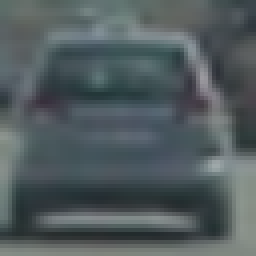
#> input picture vehicles/vehicles/GTI_Far/image0004.png, 64 x 64 px (shown 4 times larger); its folder holds only this picture in this run
$ jupyter execute --allow-errors T1-P5-DJ.ipynb   (shell and % lines are left out)   (older library calls are emulated)
#> lines starting #> are read from the running program, lines starting #| are printed output that depends on the picture; after the words box and inside, x2 and y2 are one past the last pixel; in counts of white or black regions, pixels touching at a corner belong together
[cell 1]
import cv2
import numpy as np
import pandas as pd
import matplotlib.pyplot as plt
import matplotlib.image as mpimg
import glob
import pickle as pickle
import time

### Generate list of images and stats

[cell 2]
# list of images
car_images = glob.glob('vehicles/vehicles/*/*.png')
noncar_images = glob.glob('non-vehicles/non-vehicles/*/*.png')

print('Number of vehicle images found:', len(car_images))
print('Number of non-vehicle images found:', len(noncar_images))
print('Total Dataset:',len(car_images)+len(noncar_images))

## THREE MAIN FUNCTION DEFINITIONS FOR VARIOUS FEATURE EXTRACT METHODS

### Function 1: Spatial Binning for down sampling the image to 32x32 default

[cell 3]
# function to compute binned color features
def bin_spatial(img, size=(32, 32)):
    features = cv2.resize(img, size).ravel()
    return features

### Function 2: Histogram generator on each of the color channels

[cell 4]
# function to compute color histogram features
def color_hist(img, nbins=32): # bins_range=(0, 256)):  CHANGED FOR THE LECTURE NOTES
    # Compute the histogram of the color channels separately
    channel1_hist = np.histogram(img[:,:,0], bins=nbins) # range=bins_range)
    channel2_hist = np.histogram(img[:,:,1], bins=nbins) # range=bins_range)
    channel3_hist = np.histogram(img[:,:,2], bins=nbins) # range=bins_range)
    # Concatenate the histograms into a single feature vector
    hist_features = np.concatenate((channel1_hist[0], channel2_hist[0], channel3_hist[0]))
    # Return the individual histograms, bin_centers and feature vector
    return hist_features

### Function 3: Hog Feature Extraction Function

[cell 5]
from skimage.feature import hog
# function to extract hog features
def get_hog_features(img, orient, pix_per_cell, cell_per_block,
                        vis=False, feature_vec=False):
    # Call with two outputs if vis==True
    if vis == True:
        features, hog_image = hog(img, orientations=orient,
                                  pixels_per_cell=(pix_per_cell, pix_per_cell),
                                  cells_per_block=(cell_per_block, cell_per_block),
                                  transform_sqrt=False,
                                  visualise=vis, feature_vector=feature_vec)
        return features, hog_image
    # Otherwise call with one output
    else:
        features = hog(img, orientations=orient,
                       pixels_per_cell=(pix_per_cell, pix_per_cell),
                       cells_per_block=(cell_per_block, cell_per_block),
                       transform_sqrt=False,
                       visualise=vis, feature_vector=feature_vec)
        return features

### Feature vector extraction for the list of images based on the three functions listed above

[cell 6]
# function to extract features from a list of images
# this function calls bin_spatial(), color_hist() and get_hog_features()
def extract_features(imgs, color_space='RGB', spatial_size=(32, 32),
                        hist_bins=32, orient=9,
                        pix_per_cell=8, cell_per_block=2, hog_channel=0,
                        spatial_feat=True, hist_feat=True, hog_feat=True):
    # Create a list to append feature vectors to
#> called with color_space = 'YCrCb', spatial_size = (32, 32), hist_bins = 32, orient = 9, pix_per_cell = 8, cell_per_block = 2, hog_channel = 'ALL', spatial_feat = True
    features = []
    # Iterate through the list of images
    for file in imgs:
        file_features = []
        # Read in each one by one
        image = mpimg.imread(file)
#> image is the input picture: shape (64, 64, 3) float32; mean R, G, B 0.319, 0.359, 0.37
        # apply color conversion if other than 'RGB'
        if color_space != 'RGB':
            if color_space == 'HSV':
                feature_image = cv2.cvtColor(image, cv2.COLOR_RGB2HSV)
            elif color_space == 'LUV':
                feature_image = cv2.cvtColor(image, cv2.COLOR_RGB2LUV)
            elif color_space == 'HLS':
                feature_image = cv2.cvtColor(image, cv2.COLOR_RGB2HLS)
            elif color_space == 'YUV':
                feature_image = cv2.cvtColor(image, cv2.COLOR_RGB2YUV)
            elif color_space == 'YCrCb':
                feature_image = cv2.cvtColor(image, cv2.COLOR_RGB2YCrCb)
#> feature_image: shape (64, 64, 3) float32; mean of channels 0, 1, 2 0.348, 0.479, 0.512
        else: feature_image = np.copy(image)

        if spatial_feat == True:
            spatial_features = bin_spatial(feature_image, size=spatial_size)
#> in bin_spatial, `features = cv2.resize(img, size).ravel()`: features = 3072 values, max 0.617 at index 2001, min 0.169 at index 2466, mean 0.446
#> spatial_features has the same summary as features in bin_spatial
            file_features.append(spatial_features)
        if hist_feat == True:
            # Apply color_hist()
            hist_features = color_hist(feature_image, nbins=hist_bins)
#> in color_hist, `hist_features = np.concatenate((channel1_hist[0], channel2_hist[0], ch..`: hist_features = 96 values, max 461 at index 84, min 2 at index 30, mean 128
            file_features.append(hist_features)
        if hog_feat == True:
        # Call get_hog_features() with vis=False, feature_vec=True
            if hog_channel == 'ALL':
                hog_features = []
                for channel in range(feature_image.shape[2]):
                    hog_features.append(get_hog_features(feature_image[:,:,channel],
                                        orient, pix_per_cell, cell_per_block,
                                        vis=False, feature_vec=True))
#> after the loop, hog_features = 3 items
                hog_features = np.ravel(hog_features)
#> hog_features = 5292 values, max 0.517 at index 1066, min 0 at index 53, mean 0.125
            else:
                hog_features = get_hog_features(feature_image[:,:,hog_channel], orient,
                            pix_per_cell, cell_per_block, vis=False, feature_vec=True)
            # Append the new feature vector to the features list
            file_features.append(hog_features)
        features.append(np.concatenate(file_features))
    # Return list of feature vectors
    # Order of features for an image is: spatial.histogram.hog
    return features

### Plot an example of a vehicle and non-vehicle and view it's HOG features

[cell 7]
plt.figure(figsize=(8, 8))

car_ind = np.random.randint(0,len(car_images))
#> (the rest of this cell did not finish here and is left out)

#> (a cell that did not finish here is left out)

### Colorspace Transform Function

[cell 9]
# just for a single image rather than list of images
# [16 lines left out: function colorspace, not called in this run]

[cell 10]
# Play with color space to allow for different detection sets for HOG to work on, choose the one best for the function of detecting cars
# I got YCrCb to give the best response.

colsp = 'YCrCb'  # Choose from RGB, HSV, LUV, HLS, YUV, YCrCb

### Plot HOG Image for Car and Not-Car

#> (the rest of this cell did not finish here and is left out)

## TRAINING CLASSIFIER

### HYPER-PARAMETERS FOR FEATURE EXTRACTION

[cell 11]
ystart = 400
ystop = 656
scales =  (1.1, 1.5, 1.8, 2.0, 2.5)
orient = 9   #9
pix_per_cell = 8
cell_per_block = 2
spatial_size = (32, 32)  # Keep this value, do not change
hist_bins = 32   # Keep this value, do not change
color_space = 'YCrCb'   # Choose from RGB, HSV, LUV, HLS, YUV, YCrCb

[cell 12]
t1=time.time()

# extract car and non-car features
car_features = extract_features(car_images, 'YCrCb', orient=orient, hog_channel = 'ALL')
#> car_features = 2 items

#car_features = extract_features(car_images, color_space, spatial_size=spatial_size, hist_bins=32, orient, pix_per_cell=8,
                                #cell_per_block=2, hog_channel = 'ALL')
t2 = time.time()
extract_time = round(t2-t1, 4)
print(extract_time, 'Seconds to extract car features...')

t3=time.time()
noncar_features = extract_features(noncar_images, 'YCrCb', orient=orient, hog_channel = 'ALL')


t4 = time.time()
extract_time = round(t4-t3, 4)
print(extract_time, 'Seconds to extract non-car features...')

# Create an array stack of feature vectors
#> (the rest of this cell did not finish here and is left out)

### Normalize the feature vectors

[cell 13]
from sklearn.preprocessing import StandardScaler
# Fit a per-column scaler
#> (the rest of this cell did not finish here and is left out)

[cell 14]
# Split up data into randomized training and testing set
from sklearn.model_selection import train_test_split
rand_state = np.random.randint(0, 100)
#> (the rest of this cell did not finish here and is left out)

[cell 15]
from sklearn.svm import LinearSVC
svc = LinearSVC()

t=time.time()
#> (the rest of this cell did not finish here and is left out)

## FINDING CARS BY SLIDING WINDOWS

### Define some useful functions as described in the lecture notes

[cell 16]
# Define a function that takes an image,
# start and stop positions in both x and y,
# window size (x and y dimensions),
# and overlap fraction (for both x and y)
# [132 lines left out: functions slide_window, draw_boxes, single_img_features, search_windows, not called in this run]

[cell 17]
# function that can extract features using hog sub-sampling and make predictions
# [68 lines left out: function find_cars, not called in this run]

[cell 18]
img = plt.imread('test_images/test1.jpg')
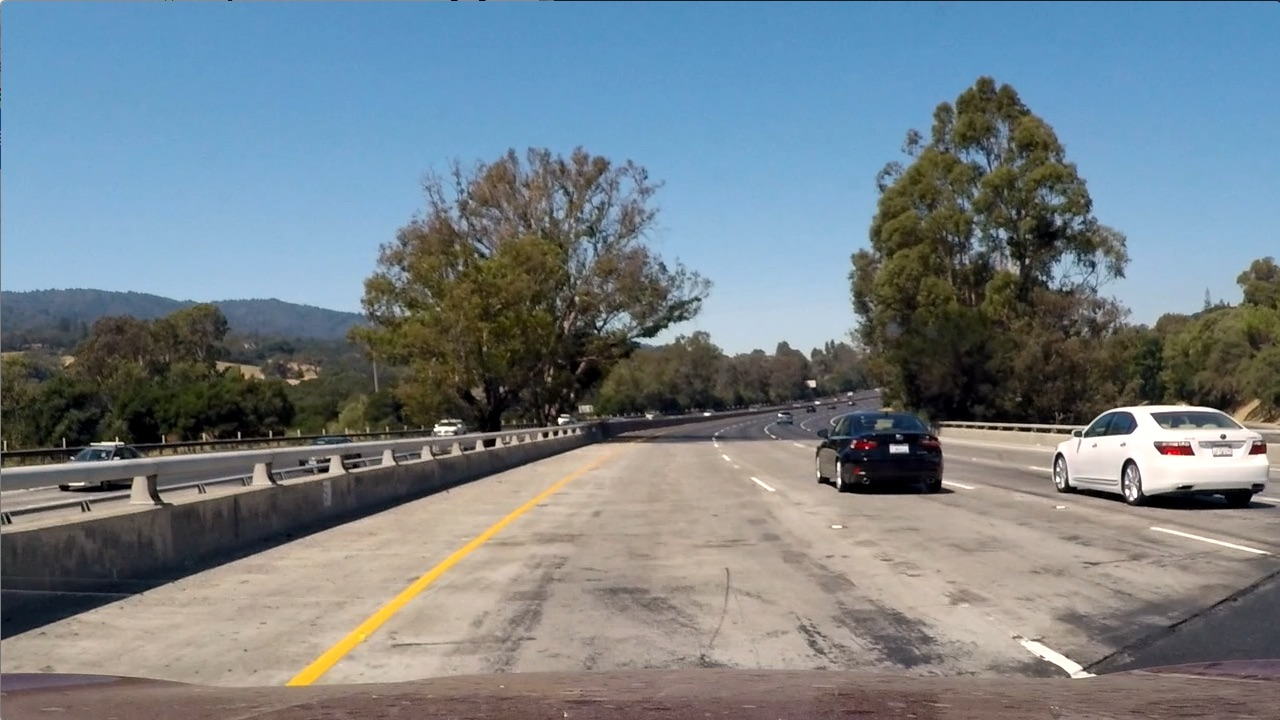
#> input picture test_images/test1.jpg, 1280 x 720 px
#> img is the input picture: shape (720, 1280, 3); mean R, G, B 117.5, 128.7, 135.5
plt.imshow(img)

### Setting of all the hyper-parameters for feature extraction, histogram and spatial binning

[cell 19]
ystart = 400
ystop = 656
scales =  scales # (1.2, 1.5, 1.8, 2.0, 2.2) is set at the beginning of the Classifier section above
orient = orient  # is set at the beginning of the Classifier section above
pix_per_cell = 8
cell_per_block = 2
spatial_size = (32, 32)  # Keep this value, do not change
hist_bins = 32   # Keep this value, do not change
color_space = 'YCrCb'   # Choose from RGB, HSV, LUV, HLS, YUV, YCrCb

[cell 20]
def find_bbox(img):
    bbox = []
    for scale in scales:
        bbox1 = find_cars(img,color_space, ystart, ystop, scale, svc, X_scaler, orient, pix_per_cell=8, cell_per_block=2,
                      spatial_size=spatial_size, hist_bins=hist_bins)
        bbox = bbox + bbox1
#> after the loop, bbox = []
    return bbox

#> (a cell that did not finish here is left out)

[cell 22]
img = plt.imread('test_images/test1.jpg')
img = cv2.line(img, (0, ystart), (img.shape[1], ystart), (255, 0, 0), thickness=12)
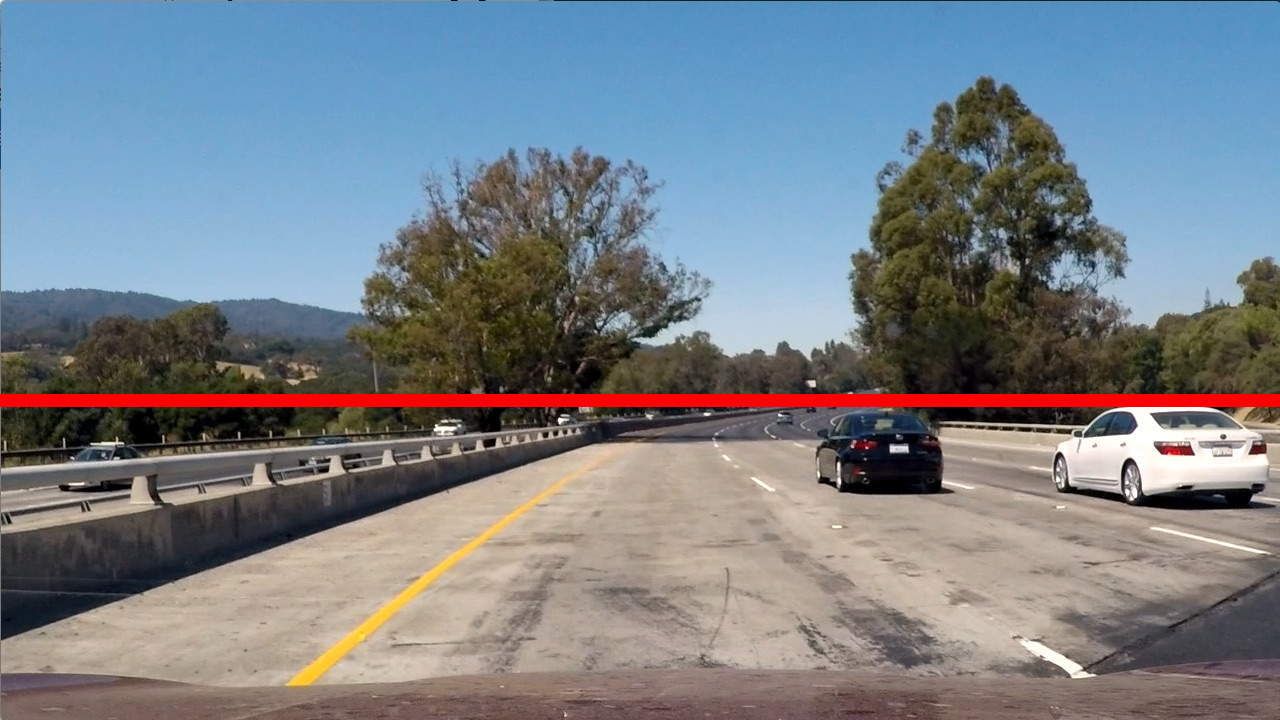
#> img: shape (720, 1280, 3); mean R, G, B 121.3, 127.9, 134.9
img = cv2.line(img, (0, ystop), (img.shape[1], ystop), (255, 0, 0), thickness=12)
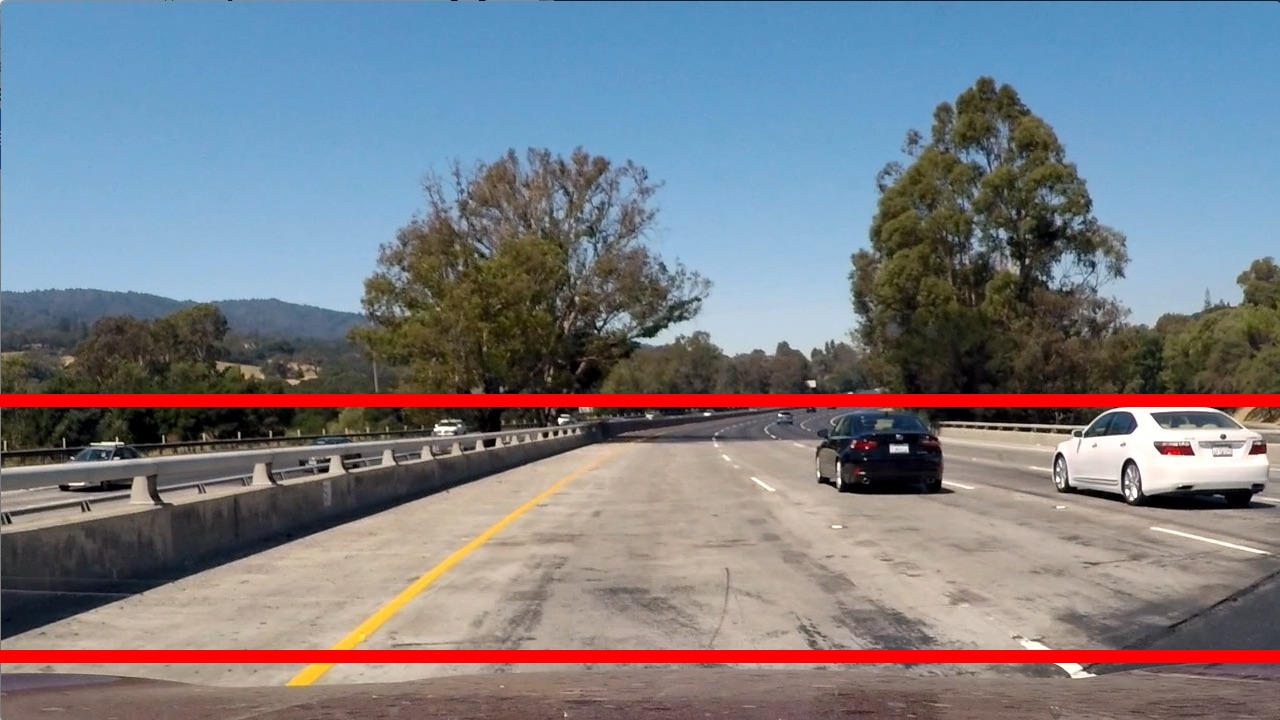
#> img: shape (720, 1280, 3); 1.81% of pixels changed, all inside (x1, y1, x2, y2) = (0, 650, 1280, 663)
plt.imshow(img)
